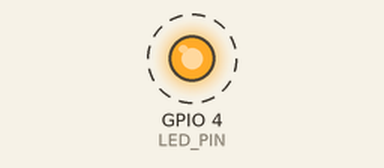
This sketch was run on a simulated ESP32. On the bench: output pins drawn as LEDs (lit = HIGH). Dashed ring = blinking. WiFi joins after 1.5 s; servers stay silent unless stated; uploads are accepted with an empty reply; the camera gives no picture; what the sketch prints to the serial monitor is not drawn.

Above: at 3.97 s.
Timing chart, 0 to 6.8 s (numbered marks = the images above):
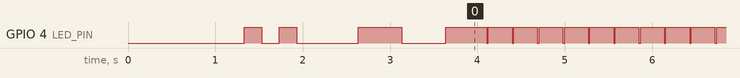

The sketch:

esp32_cam_universal.ino
```cpp
/*
 * ESP32-CAM Universal Streaming Client
 *
 * Kode universal yang bisa dikustomisasi untuk berbagai kebutuhan
 * Semua pengaturan bisa diubah sesuai kebutuhan user
 *
 * Hardware: ESP32-CAM (AI-Thinker)
 *
 * Cara Setup:
 * 1. Install ESP32 board package di Arduino IDE
 * 2. Pilih board "AI Thinker ESP32-CAM"
 * 3. Set partition scheme "Huge APP (3MB No OTA/1MB SPIFFS)"
 * 4. Sesuaikan konfigurasi di bawah sesuai kebutuhan
 * 5. Upload ke ESP32-CAM menggunakan FTDI programmer
 *
 * Download konfigurasi terbaru dari: [SERVER_URL]/download
 */

#include "esp_camera.h"
#include <WiFi.h>
#include <HTTPClient.h>

// ===========================================
// KONFIGURASI UTAMA - SESUAIKAN DENGAN KEBUTUHAN ANDA
// ===========================================

// WiFi Settings
const char* WIFI_SSID = "YOUR_WIFI_SSID";
const char* WIFI_PASSWORD = "YOUR_WIFI_PASSWORD";

// Server Settings (dapatkan dari dashboard)
const char* SERVER_URL = "YOUR_SERVER_ADDRESS";  // Ganti dengan ADDRESS dari .env
const char* DEVICE_ID = "YOUR_DEVICE_ID";
const char* DEVICE_API_KEY = "YOUR_DEVICE_API_KEY";

// ===========================================
// PENGATURAN KAMERA - CUSTOMIZABLE
// ===========================================

// Frame Rate (FPS) - Pilih sesuai kebutuhan
// 1 = Hemat bandwidth, kualitas tinggi
// 5 = Seimbang antara smooth dan bandwidth
// 10 = Smooth tapi butuh bandwidth tinggi
// 15 = Maximum untuk ESP32-CAM (butuh WiFi kuat)
const int FRAME_RATE = 5;

// Resolusi Kamera - Pilih sesuai kebutuhan
// Opsi yang tersedia:
// FRAMESIZE_96X96     // 96x96
// FRAMESIZE_QQVGA     // 160x120
// FRAMESIZE_QCIF      // 176x144
// FRAMESIZE_HQVGA     // 240x176
// FRAMESIZE_240X240   // 240x240
// FRAMESIZE_QVGA      // 320x240
// FRAMESIZE_CIF       // 400x296
// FRAMESIZE_HVGA      // 480x320 (Recommended untuk realtime)
// FRAMESIZE_VGA       // 640x480 (Recommended untuk kualitas)
// FRAMESIZE_SVGA      // 800x600
// FRAMESIZE_XGA       // 1024x768
// FRAMESIZE_HD        // 1280x720
// FRAMESIZE_SXGA      // 1280x1024
// FRAMESIZE_UXGA      // 1600x1200 (Maximum, butuh PSRAM)
const framesize_t CAMERA_RESOLUTION = FRAMESIZE_VGA;

// Kualitas JPEG (0-63)
// 0-10  = Kualitas sangat tinggi (file besar, lambat)
// 10-20 = Kualitas tinggi (recommended untuk kualitas)
// 20-30 = Kualitas sedang (recommended untuk realtime)
// 30-40 = Kualitas rendah (file kecil, cepat)
// 40-63 = Kualitas sangat rendah (emergency)
const int JPEG_QUALITY = 15;

// ===========================================
// PENGATURAN ADVANCED - UNTUK USER ADVANCED
// ===========================================

// Auto-restart jika terlalu banyak error
const bool AUTO_RESTART_ON_ERROR = true;
const int MAX_ERRORS_BEFORE_RESTART = 20;

// Timeout settings (dalam milidetik)
const int WIFI_CONNECT_TIMEOUT = 30000;  // 30 detik
const int HTTP_TIMEOUT = 8000;           // 8 detik
const int RETRY_DELAY = 5000;            // 5 detik antara retry

// LED Indicator (pin 4 - flash LED)
const bool ENABLE_LED_INDICATOR = true;
const int LED_PIN = 4;

// Serial Monitor Settings
const int SERIAL_BAUD_RATE = 115200;
const bool ENABLE_DEBUG_OUTPUT = true;
const bool ENABLE_PERFORMANCE_STATS = true;

// ===========================================
// PENGATURAN SENSOR KAMERA - FINE TUNING
// ===========================================

// Brightness (-2 to 2, 0 = default)
const int CAMERA_BRIGHTNESS = 0;

// Contrast (-2 to 2, 0 = default)
const int CAMERA_CONTRAST = 0;

// Saturation (-2 to 2, 0 = default)
const int CAMERA_SATURATION = 0;

// Auto White Balance (0 = disable, 1 = enable)
const int CAMERA_AWB = 1;

// Auto Exposure Control (0 = disable, 1 = enable)
const int CAMERA_AEC = 1;

// Auto Gain Control (0 = disable, 1 = enable)
const int CAMERA_AGC = 1;

// Mirror horizontal (0 = disable, 1 = enable)
const int CAMERA_HMIRROR = 0;

// Flip vertical (0 = disable, 1 = enable)
const int CAMERA_VFLIP = 0;

// ===========================================
// PIN DEFINITIONS - JANGAN DIUBAH
// ===========================================
#define PWDN_GPIO_NUM     32
#define RESET_GPIO_NUM    -1
#define XCLK_GPIO_NUM      0
#define SIOD_GPIO_NUM     26
#define SIOC_GPIO_NUM     27
#define Y9_GPIO_NUM       35
#define Y8_GPIO_NUM       34
#define Y7_GPIO_NUM       39
#define Y6_GPIO_NUM       36
#define Y5_GPIO_NUM       21
#define Y4_GPIO_NUM       19
#define Y3_GPIO_NUM       18
#define Y2_GPIO_NUM        5
#define VSYNC_GPIO_NUM    25
#define HREF_GPIO_NUM     23
#define PCLK_GPIO_NUM     22

// ===========================================
// VARIABEL GLOBAL - JANGAN DIUBAH
// ===========================================
HTTPClient http;
unsigned long lastFrameTime = 0;
unsigned long frameInterval;
bool cameraInitialized = false;
int errorCount = 0;
unsigned long totalFramesSent = 0;
unsigned long totalBytesSent = 0;
unsigned long startTime = 0;

void setup() {
  // Inisialisasi Serial
  Serial.begin(SERIAL_BAUD_RATE);
  delay(1000);

  if (ENABLE_DEBUG_OUTPUT) {
    Serial.println();
    Serial.println("========================================");
    Serial.println("ESP32-CAM Universal Streaming Client");
    Serial.println("========================================");
    printConfiguration();
  }

  // Setup LED
  if (ENABLE_LED_INDICATOR) {
    pinMode(LED_PIN, OUTPUT);
    digitalWrite(LED_PIN, LOW);
  }

  // Hitung interval frame
  frameInterval = 1000 / FRAME_RATE;
  startTime = millis();

  // Inisialisasi kamera
  if (initializeCamera()) {
    cameraInitialized = true;
    if (ENABLE_DEBUG_OUTPUT) {
      Serial.println("✅ Kamera berhasil diinisialisasi");
    }
    blinkLED(2, 200);  // 2 kedip = kamera OK
  } else {
    if (ENABLE_DEBUG_OUTPUT) {
      Serial.println("❌ Gagal menginisialisasi kamera");
    }
    blinkLED(5, 100);  // 5 kedip = error
    if (AUTO_RESTART_ON_ERROR) {
      delay(5000);
      ESP.restart();
    }
    while(1) delay(1000);
  }

  // Koneksi WiFi
  connectToWiFi();

  // Test server
  if (testServerConnection()) {
    if (ENABLE_DEBUG_OUTPUT) {
      Serial.println("✅ Koneksi server berhasil");
    }
    setLED(true);
  } else {
    if (ENABLE_DEBUG_OUTPUT) {
      Serial.println("⚠️ Server tidak dapat diakses, akan tetap mencoba streaming...");
    }
  }

  if (ENABLE_DEBUG_OUTPUT) {
    Serial.println("🚀 Memulai streaming...");
    Serial.println("========================================");
  }
}

void loop() {
  if (!cameraInitialized) {
    delay(5000);
    return;
  }

  // Cek koneksi WiFi
  if (WiFi.status() != WL_CONNECTED) {
    if (ENABLE_DEBUG_OUTPUT) {
      Serial.println("📶 WiFi terputus, mencoba reconnect...");
    }
    setLED(false);
    connectToWiFi();
    return;
  }

  // Kirim frame sesuai interval
  unsigned long currentTime = millis();
  if (currentTime - lastFrameTime >= frameInterval) {
    captureAndSendFrame();
    lastFrameTime = currentTime;
  }

  // Print statistik performance
  if (ENABLE_PERFORMANCE_STATS && (currentTime - startTime) > 0) {
    static unsigned long lastStatsTime = 0;
    if (currentTime - lastStatsTime >= 30000) {  // Setiap 30 detik
      printPerformanceStats();
      lastStatsTime = currentTime;
    }
  }

  delay(10);  // Prevent watchdog reset
}

bool initializeCamera() {
  camera_config_t config;
  config.ledc_channel = LEDC_CHANNEL_0;
  config.ledc_timer = LEDC_TIMER_0;
  config.pin_d0 = Y2_GPIO_NUM;
  config.pin_d1 = Y3_GPIO_NUM;
  config.pin_d2 = Y4_GPIO_NUM;
  config.pin_d3 = Y5_GPIO_NUM;
  config.pin_d4 = Y6_GPIO_NUM;
  config.pin_d5 = Y7_GPIO_NUM;
  config.pin_d6 = Y8_GPIO_NUM;
  config.pin_d7 = Y9_GPIO_NUM;
  config.pin_xclk = XCLK_GPIO_NUM;
  config.pin_pclk = PCLK_GPIO_NUM;
  config.pin_vsync = VSYNC_GPIO_NUM;
  config.pin_href = HREF_GPIO_NUM;
  config.pin_sscb_sda = SIOD_GPIO_NUM;
  config.pin_sscb_scl = SIOC_GPIO_NUM;
  config.pin_pwdn = PWDN_GPIO_NUM;
  config.pin_reset = RESET_GPIO_NUM;
  config.xclk_freq_hz = 20000000;
  config.pixel_format = PIXFORMAT_JPEG;
  config.frame_size = CAMERA_RESOLUTION;
  config.jpeg_quality = JPEG_QUALITY;

  // Konfigurasi buffer berdasarkan PSRAM
  if (psramFound()) {
    config.fb_count = 2;
    if (ENABLE_DEBUG_OUTPUT) {
      Serial.println("📷 PSRAM ditemukan, menggunakan double buffering");
    }
  } else {
    config.fb_count = 1;
    if (ENABLE_DEBUG_OUTPUT) {
      Serial.println("📷 PSRAM tidak ditemukan, menggunakan single buffer");
    }
  }

  // Inisialisasi kamera
  esp_err_t err = esp_camera_init(&config);
  if (err != ESP_OK) {
    if (ENABLE_DEBUG_OUTPUT) {
      Serial.printf("❌ Inisialisasi kamera gagal: 0x%x\n", err);
    }
    return false;
  }

  // Konfigurasi sensor
  configureCameraSensor();

  return true;
}

void configureCameraSensor() {
  sensor_t* s = esp_camera_sensor_get();
  if (s == NULL) return;

  s->set_brightness(s, CAMERA_BRIGHTNESS);
  s->set_contrast(s, CAMERA_CONTRAST);
  s->set_saturation(s, CAMERA_SATURATION);
  s->set_whitebal(s, CAMERA_AWB);
  s->set_awb_gain(s, CAMERA_AWB);
  s->set_wb_mode(s, 0);
  s->set_exposure_ctrl(s, CAMERA_AEC);
  s->set_aec2(s, 0);
  s->set_ae_level(s, 0);
  s->set_aec_value(s, 300);
  s->set_gain_ctrl(s, CAMERA_AGC);
  s->set_agc_gain(s, 0);
  s->set_gainceiling(s, (gainceiling_t)0);
  s->set_bpc(s, 0);
  s->set_wpc(s, 1);
  s->set_raw_gma(s, 1);
  s->set_lenc(s, 1);
  s->set_hmirror(s, CAMERA_HMIRROR);
  s->set_vflip(s, CAMERA_VFLIP);
  s->set_dcw(s, 1);
  s->set_colorbar(s, 0);
}

void connectToWiFi() {
  WiFi.begin(WIFI_SSID, WIFI_PASSWORD);

  if (ENABLE_DEBUG_OUTPUT) {
    Serial.printf("📶 Menghubungkan ke WiFi: %s", WIFI_SSID);
  }

  unsigned long startTime = millis();
  while (WiFi.status() != WL_CONNECTED && (millis() - startTime) < WIFI_CONNECT_TIMEOUT) {
    delay(500);
    if (ENABLE_DEBUG_OUTPUT) {
      Serial.print(".");
    }

    // Blink LED saat connecting
    if (ENABLE_LED_INDICATOR) {
      digitalWrite(LED_PIN, !digitalRead(LED_PIN));
    }
  }

  if (WiFi.status() == WL_CONNECTED) {
    if (ENABLE_DEBUG_OUTPUT) {
      Serial.println();
      Serial.printf("✅ WiFi terhubung! IP: %s\n", WiFi.localIP().toString().c_str());
      Serial.printf("📶 Kekuatan sinyal: %d dBm\n", WiFi.RSSI());
    }
    setLED(true);
    errorCount = 0;  // Reset error count
  } else {
    if (ENABLE_DEBUG_OUTPUT) {
      Serial.println();
      Serial.println("❌ Koneksi WiFi gagal!");
    }
    setLED(false);
    errorCount++;

    if (AUTO_RESTART_ON_ERROR && errorCount >= MAX_ERRORS_BEFORE_RESTART) {
      if (ENABLE_DEBUG_OUTPUT) {
        Serial.println("🔄 Terlalu banyak error, restart...");
      }
      delay(5000);
      ESP.restart();
    }

    delay(RETRY_DELAY);
  }
}

bool testServerConnection() {
  String url = String(SERVER_URL) + "/api/health";

  http.begin(url);
  http.setTimeout(HTTP_TIMEOUT);

  int responseCode = http.GET();
  http.end();

  if (responseCode == 200) {
    if (ENABLE_DEBUG_OUTPUT) {
      Serial.printf("🌐 Server merespons dengan baik (kode: %d)\n", responseCode);
    }
    return true;
  } else {
    if (ENABLE_DEBUG_OUTPUT) {
      Serial.printf("❌ Server tidak merespons (kode: %d)\n", responseCode);
    }
    return false;
  }
}

void captureAndSendFrame() {
  // Ambil frame dari kamera
  camera_fb_t* fb = esp_camera_fb_get();
  if (!fb) {
    if (ENABLE_DEBUG_OUTPUT) {
      Serial.println("❌ Gagal mengambil frame dari kamera");
    }
    errorCount++;
    checkErrorLimit();
    return;
  }

  // Kirim frame ke server
  bool success = sendFrameToServer(fb->buf, fb->len);

  if (success) {
    errorCount = 0;  // Reset error count
    totalFramesSent++;
    totalBytesSent += fb->len;

    if (ENABLE_DEBUG_OUTPUT) {
      Serial.printf("📤 Frame #%lu terkirim (%d bytes)\n", totalFramesSent, fb->len);
    }

    // Blink LED untuk indikasi sukses
    if (ENABLE_LED_INDICATOR) {
      digitalWrite(LED_PIN, LOW);
      delay(20);
      digitalWrite(LED_PIN, HIGH);
    }
  } else {
    errorCount++;
    if (ENABLE_DEBUG_OUTPUT) {
      Serial.printf("❌ Gagal kirim frame (error ke-%d)\n", errorCount);
    }
    checkErrorLimit();
  }

  // Kembalikan frame buffer
  esp_camera_fb_return(fb);
}

bool sendFrameToServer(uint8_t* imageData, size_t imageSize) {
  if (imageSize == 0) return false;

  String url = String(SERVER_URL) + "/api/stream/" + String(DEVICE_ID) + "?key=" + String(DEVICE_API_KEY);

  http.begin(url);
  http.addHeader("Content-Type", "image/jpeg");
  http.addHeader("User-Agent", "ESP32-CAM-Universal/1.0");
  http.setTimeout(HTTP_TIMEOUT);

  int responseCode = http.POST(imageData, imageSize);
  bool success = (responseCode == 200);

  if (!success && ENABLE_DEBUG_OUTPUT) {
    if (responseCode == 401) {
      Serial.println("🔑 Error 401: Periksa Device ID dan API Key!");
    } else if (responseCode == 403) {
      Serial.println("🔑 Error 403: API Key tidak cocok dengan Device ID!");
    } else if (responseCode > 0) {
      Serial.printf("⚠️ Server error: %d\n", responseCode);
    } else {
      Serial.printf("❌ Network error: %d\n", responseCode);
    }
  }

  http.end();
  return success;
}

void checkErrorLimit() {
  if (AUTO_RESTART_ON_ERROR && errorCount >= MAX_ERRORS_BEFORE_RESTART) {
    if (ENABLE_DEBUG_OUTPUT) {
      Serial.println("🔄 Terlalu banyak error berturut-turut, restart...");
    }
    delay(5000);
    ESP.restart();
  }
}

void setLED(bool state) {
  if (ENABLE_LED_INDICATOR) {
    digitalWrite(LED_PIN, state ? HIGH : LOW);
  }
}

void blinkLED(int times, int delayMs) {
  if (!ENABLE_LED_INDICATOR) return;

  for (int i = 0; i < times; i++) {
    digitalWrite(LED_PIN, HIGH);
    delay(delayMs);
    digitalWrite(LED_PIN, LOW);
    delay(delayMs);
  }
}

void printConfiguration() {
  Serial.println("📋 Konfigurasi Saat Ini:");
  Serial.printf("   WiFi SSID: %s\n", WIFI_SSID);
  Serial.printf("   Server: %s\n", SERVER_URL);
  Serial.printf("   Device ID: %s\n", DEVICE_ID);
  Serial.printf("   Frame Rate: %d FPS\n", FRAME_RATE);
  Serial.printf("   Resolusi: %s\n", getResolutionName(CAMERA_RESOLUTION));
  Serial.printf("   Kualitas JPEG: %d\n", JPEG_QUALITY);
  Serial.printf("   PSRAM: %s\n", psramFound() ? "Tersedia" : "Tidak tersedia");
  Serial.println("----------------------------------------");
}

void printPerformanceStats() {
  unsigned long uptime = (millis() - startTime) / 1000;
  float avgFPS = (float)totalFramesSent / (uptime / 60.0);  // FPS rata-rata per menit
  float avgKBps = (float)totalBytesSent / 1024.0 / uptime;  // KB/s rata-rata

  Serial.println("📊 Statistik Performance:");
  Serial.printf("   Uptime: %lu detik\n", uptime);
  Serial.printf("   Total frames: %lu\n", totalFramesSent);
  Serial.printf("   Total data: %.2f MB\n", (float)totalBytesSent / 1024.0 / 1024.0);
  Serial.printf("   Rata-rata FPS: %.1f\n", avgFPS);
  Serial.printf("   Rata-rata bandwidth: %.1f KB/s\n", avgKBps);
  Serial.printf("   Error count: %d\n", errorCount);
  Serial.printf("   Free heap: %d bytes\n", ESP.getFreeHeap());
  Serial.println("----------------------------------------");
}

const char* getResolutionName(framesize_t resolution) {
  switch(resolution) {
    case FRAMESIZE_96X96: return "96x96";
    case FRAMESIZE_QQVGA: return "160x120";
    case FRAMESIZE_QCIF: return "176x144";
    case FRAMESIZE_HQVGA: return "240x176";
    case FRAMESIZE_240X240: return "240x240";
    case FRAMESIZE_QVGA: return "320x240";
    case FRAMESIZE_CIF: return "400x296";
    case FRAMESIZE_HVGA: return "480x320";
    case FRAMESIZE_VGA: return "640x480";
    case FRAMESIZE_SVGA: return "800x600";
    case FRAMESIZE_XGA: return "1024x768";
    case FRAMESIZE_HD: return "1280x720";
    case FRAMESIZE_SXGA: return "1280x1024";
    case FRAMESIZE_UXGA: return "1600x1200";
    default: return "Unknown";
  }
}
```

Measured:
- by itself, GPIO 4 (LED_PIN): moves between LOW and HIGH, repeating every 50.3 s
